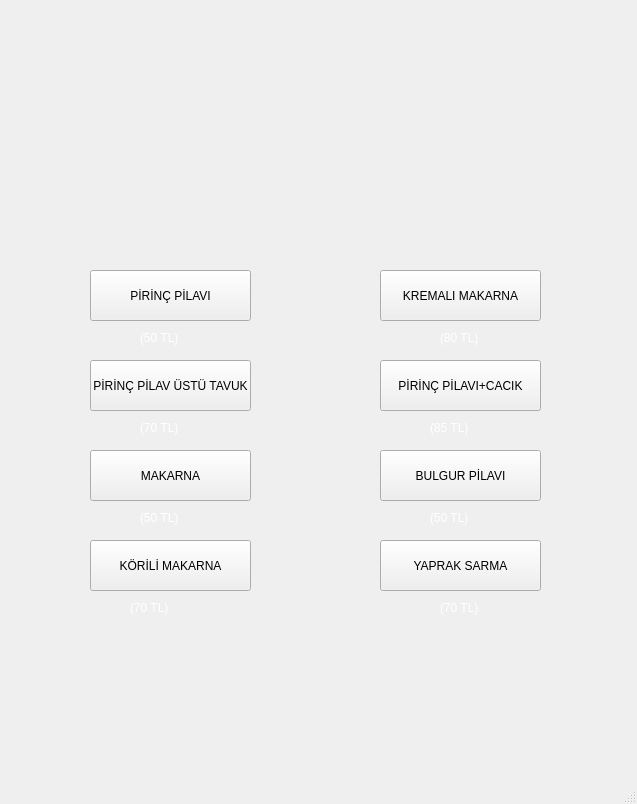
<?xml version="1.0" encoding="UTF-8"?>
<ui version="4.0">
 <class>MainWindow</class>
 <widget class="QMainWindow" name="MainWindow">
  <property name="geometry">
   <rect>
    <x>0</x>
    <y>0</y>
    <width>637</width>
    <height>804</height>
   </rect>
  </property>
  <property name="windowTitle">
   <string>MainWindow</string>
  </property>
  <property name="styleSheet">
   <string notr="true">#centralwidget{
border-image: url(:/men/Menu-PNG-File.png);}</string>
  </property>
  <widget class="QWidget" name="centralwidget">
   <widget class="QPushButton" name="pushButtonPIRINC">
    <property name="geometry">
     <rect>
      <x>90</x>
      <y>270</y>
      <width>161</width>
      <height>51</height>
     </rect>
    </property>
    <property name="text">
     <string>PİRİNÇ PİLAVI</string>
    </property>
   </widget>
   <widget class="QLabel" name="label">
    <property name="geometry">
     <rect>
      <x>140</x>
      <y>330</y>
      <width>55</width>
      <height>16</height>
     </rect>
    </property>
    <property name="styleSheet">
     <string notr="true">color: rgb(255, 255, 255);</string>
    </property>
    <property name="text">
     <string>(50 TL)</string>
    </property>
   </widget>
   <widget class="QPushButton" name="pushButton_PILAV_USTU">
    <property name="geometry">
     <rect>
      <x>90</x>
      <y>360</y>
      <width>161</width>
      <height>51</height>
     </rect>
    </property>
    <property name="text">
     <string>PİRİNÇ PİLAV ÜSTÜ TAVUK</string>
    </property>
   </widget>
   <widget class="QLabel" name="label_2">
    <property name="geometry">
     <rect>
      <x>140</x>
      <y>420</y>
      <width>55</width>
      <height>16</height>
     </rect>
    </property>
    <property name="styleSheet">
     <string notr="true">color: rgb(255, 255, 255);</string>
    </property>
    <property name="text">
     <string>(70 TL)</string>
    </property>
   </widget>
   <widget class="QPushButton" name="pushButton_MAKARNA">
    <property name="geometry">
     <rect>
      <x>90</x>
      <y>450</y>
      <width>161</width>
      <height>51</height>
     </rect>
    </property>
    <property name="text">
     <string>MAKARNA</string>
    </property>
   </widget>
   <widget class="QLabel" name="label_3">
    <property name="geometry">
     <rect>
      <x>140</x>
      <y>510</y>
      <width>55</width>
      <height>16</height>
     </rect>
    </property>
    <property name="styleSheet">
     <string notr="true">color: rgb(255, 255, 255);</string>
    </property>
    <property name="text">
     <string>(50 TL)</string>
    </property>
   </widget>
   <widget class="QPushButton" name="pushButton_KORILI_MAK">
    <property name="geometry">
     <rect>
      <x>90</x>
      <y>540</y>
      <width>161</width>
      <height>51</height>
     </rect>
    </property>
    <property name="text">
     <string>KÖRİLİ MAKARNA</string>
    </property>
   </widget>
   <widget class="QLabel" name="label_4">
    <property name="geometry">
     <rect>
      <x>130</x>
      <y>600</y>
      <width>55</width>
      <height>16</height>
     </rect>
    </property>
    <property name="styleSheet">
     <string notr="true">color: rgb(255, 255, 255);</string>
    </property>
    <property name="text">
     <string>(70 TL)</string>
    </property>
   </widget>
   <widget class="QPushButton" name="pushButton_KRE_MAK">
    <property name="geometry">
     <rect>
      <x>380</x>
      <y>270</y>
      <width>161</width>
      <height>51</height>
     </rect>
    </property>
    <property name="text">
     <string>KREMALI MAKARNA</string>
    </property>
   </widget>
   <widget class="QLabel" name="label_5">
    <property name="geometry">
     <rect>
      <x>440</x>
      <y>330</y>
      <width>55</width>
      <height>16</height>
     </rect>
    </property>
    <property name="styleSheet">
     <string notr="true">color: rgb(255, 255, 255);</string>
    </property>
    <property name="text">
     <string>(80 TL)</string>
    </property>
   </widget>
   <widget class="QPushButton" name="pushButton_PILAV_CACIK">
    <property name="geometry">
     <rect>
      <x>380</x>
      <y>360</y>
      <width>161</width>
      <height>51</height>
     </rect>
    </property>
    <property name="text">
     <string>PİRİNÇ PİLAVI+CACIK</string>
    </property>
   </widget>
   <widget class="QLabel" name="label_6">
    <property name="geometry">
     <rect>
      <x>430</x>
      <y>420</y>
      <width>55</width>
      <height>16</height>
     </rect>
    </property>
    <property name="styleSheet">
     <string notr="true">color: rgb(255, 255, 255);</string>
    </property>
    <property name="text">
     <string>(85 TL)</string>
    </property>
   </widget>
   <widget class="QPushButton" name="pushButton_BULGUR">
    <property name="geometry">
     <rect>
      <x>380</x>
      <y>450</y>
      <width>161</width>
      <height>51</height>
     </rect>
    </property>
    <property name="text">
     <string>BULGUR PİLAVI</string>
    </property>
   </widget>
   <widget class="QLabel" name="label_7">
    <property name="geometry">
     <rect>
      <x>430</x>
      <y>510</y>
      <width>55</width>
      <height>16</height>
     </rect>
    </property>
    <property name="styleSheet">
     <string notr="true">color: rgb(255, 255, 255);</string>
    </property>
    <property name="text">
     <string>(50 TL)</string>
    </property>
   </widget>
   <widget class="QPushButton" name="pushButton_SARMA">
    <property name="geometry">
     <rect>
      <x>380</x>
      <y>540</y>
      <width>161</width>
      <height>51</height>
     </rect>
    </property>
    <property name="text">
     <string>YAPRAK SARMA</string>
    </property>
   </widget>
   <widget class="QLabel" name="label_8">
    <property name="geometry">
     <rect>
      <x>440</x>
      <y>600</y>
      <width>55</width>
      <height>16</height>
     </rect>
    </property>
    <property name="styleSheet">
     <string notr="true">color: rgb(255, 255, 255);</string>
    </property>
    <property name="text">
     <string>(70 TL)</string>
    </property>
   </widget>
  </widget>
  <widget class="QMenuBar" name="menubar">
   <property name="geometry">
    <rect>
     <x>0</x>
     <y>0</y>
     <width>637</width>
     <height>26</height>
    </rect>
   </property>
  </widget>
  <widget class="QStatusBar" name="statusbar"/>
 </widget>
 <resources>
  <include location="sembol.qrc"/>
 </resources>
 <connections/>
</ui>
